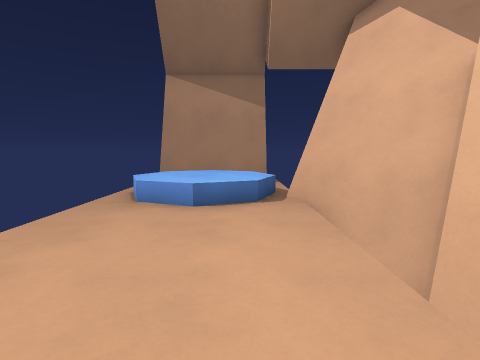
view 1 (above)

12 first-person views from a walk through a level from a Godot 3-D game. The camera is 1.2 m above the floor, tilts 6° down and sees 80° across. The floor is counted in squares, 1 m on a side. Each view is taken from the middle of a square. On the plan, view 1 faces up. The plan holds only what a view shows up to about 13 squares ahead; the rest is blank. The place goes on beyond the plan.

view 2
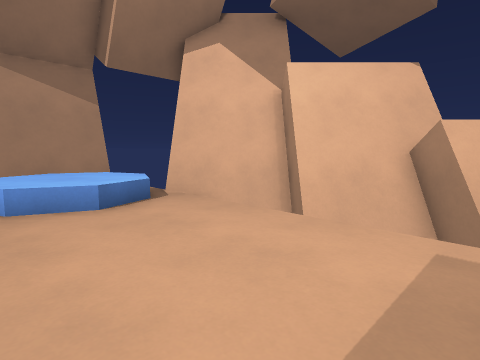

view 3
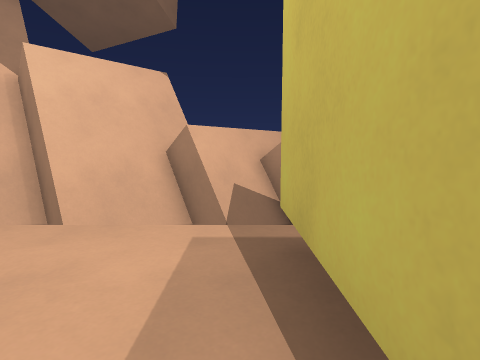

view 4
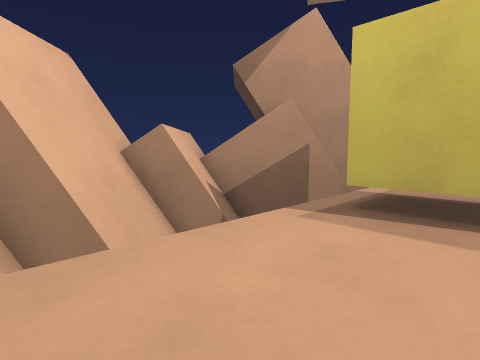

view 5
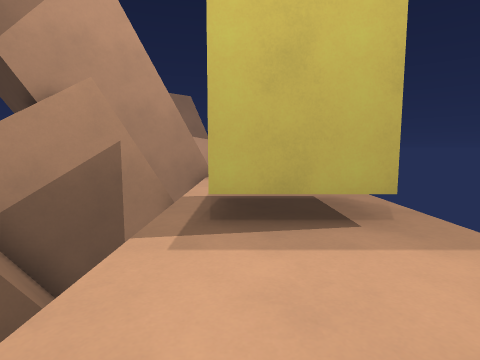

view 6
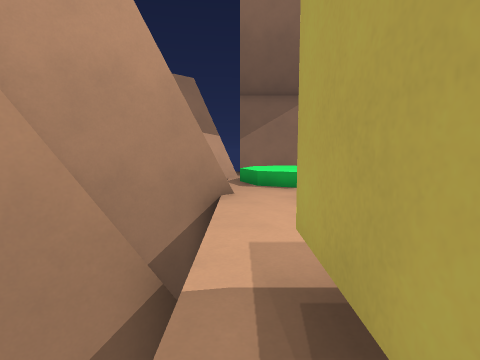

view 7
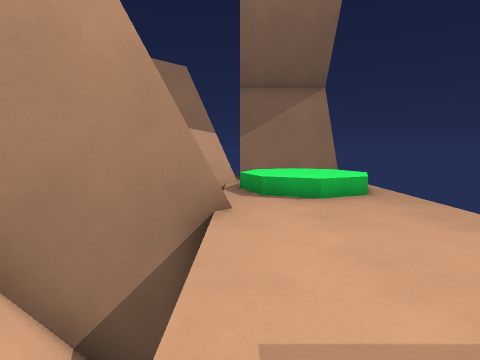

view 8
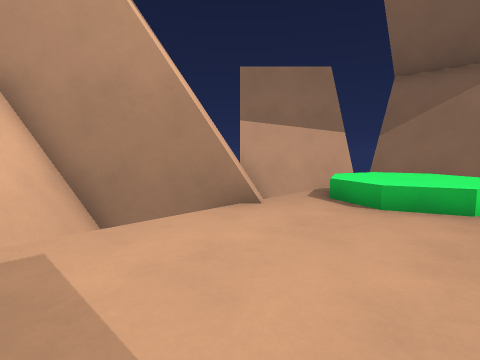

view 9
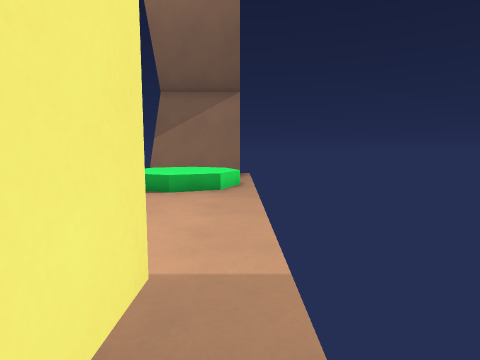

view 10
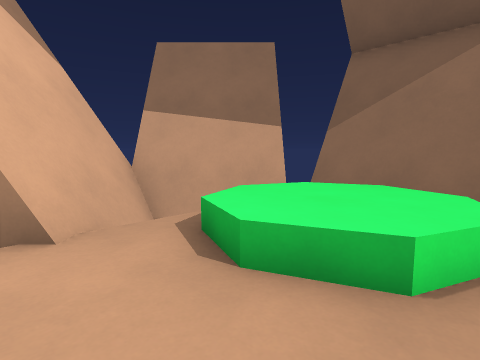

view 11
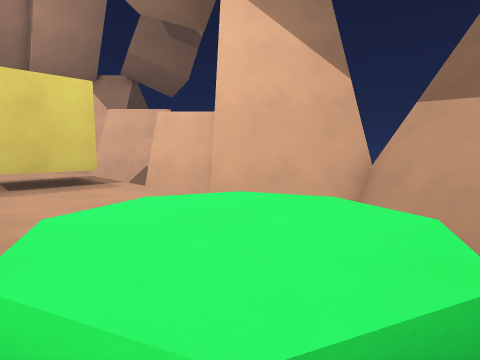

view 12
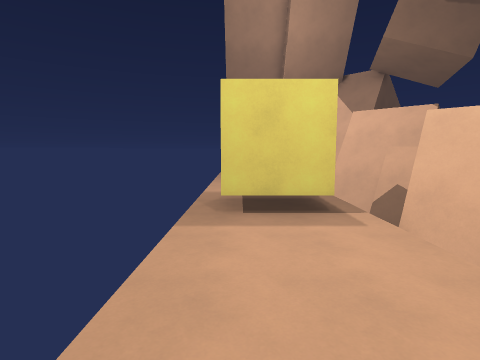

### Floor plan
Key: @ floor where view 1 was taken; # wall or solid block; . main floor; : floor 0.5 m higher than the main floor; / step, stairs or slope; = window, fence, low wall or low ledge; v drop or lower ground; T thing the floor can be seen under or through.
Columns run from 3 left of view 1 to 4 right of it. Each row starts with its distance up from view 1.
 11 #####
 10  ./..
  9 .:::.
  8 /:::/#
  7 .:::/##
  6 ../..v##
  5 .....vv#
  4 ..... ##
  3 .....v=#
  2 ..... v=
  1 .....  #
  0 ...@. v=
 -1 .TTT. vv
 -2 .  T.  #
 -3 .TTT. ##
 -4 .....v##
 -5 .....v=#
 -6 ..... v#
 -7 ..... ##
 -8 .....##
 -9 .....##
-10 ../..v##
-11 .:::. v#
-12 /:::/v=#
-13 .:::.=##
-14 .././##
-15 ######

Positions as (right, up) in squares from view 1, and headings:
1: (0, 0), facing up
2: (-3, 0), facing up-right
3: (-3, 0), facing right
4: (-2, 5), facing down-right
5: (0, 4), facing down
6: (1, -1), facing down
7: (1, -3), facing down
8: (-3, -4), facing down-right
9: (-3, -2), facing down
10: (-3, -8), facing down-right
11: (-3, -14), facing up-right
12: (-2, -11), facing up
